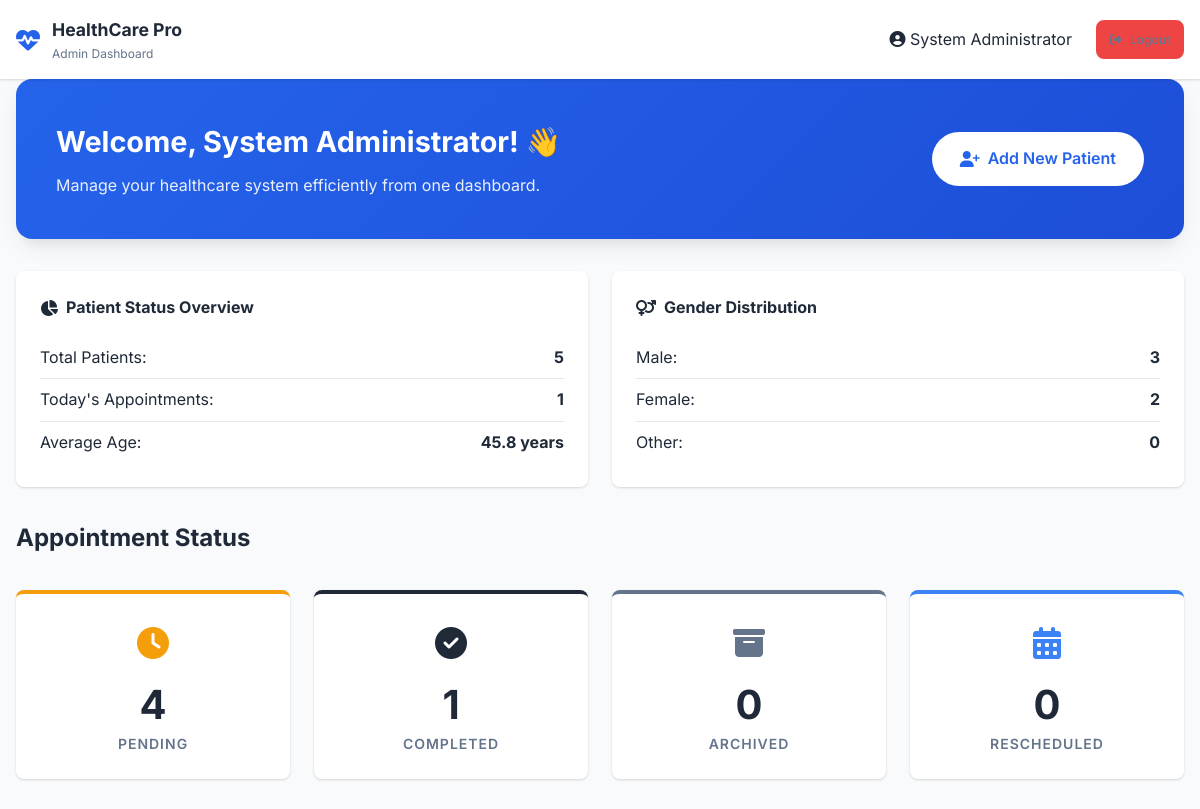
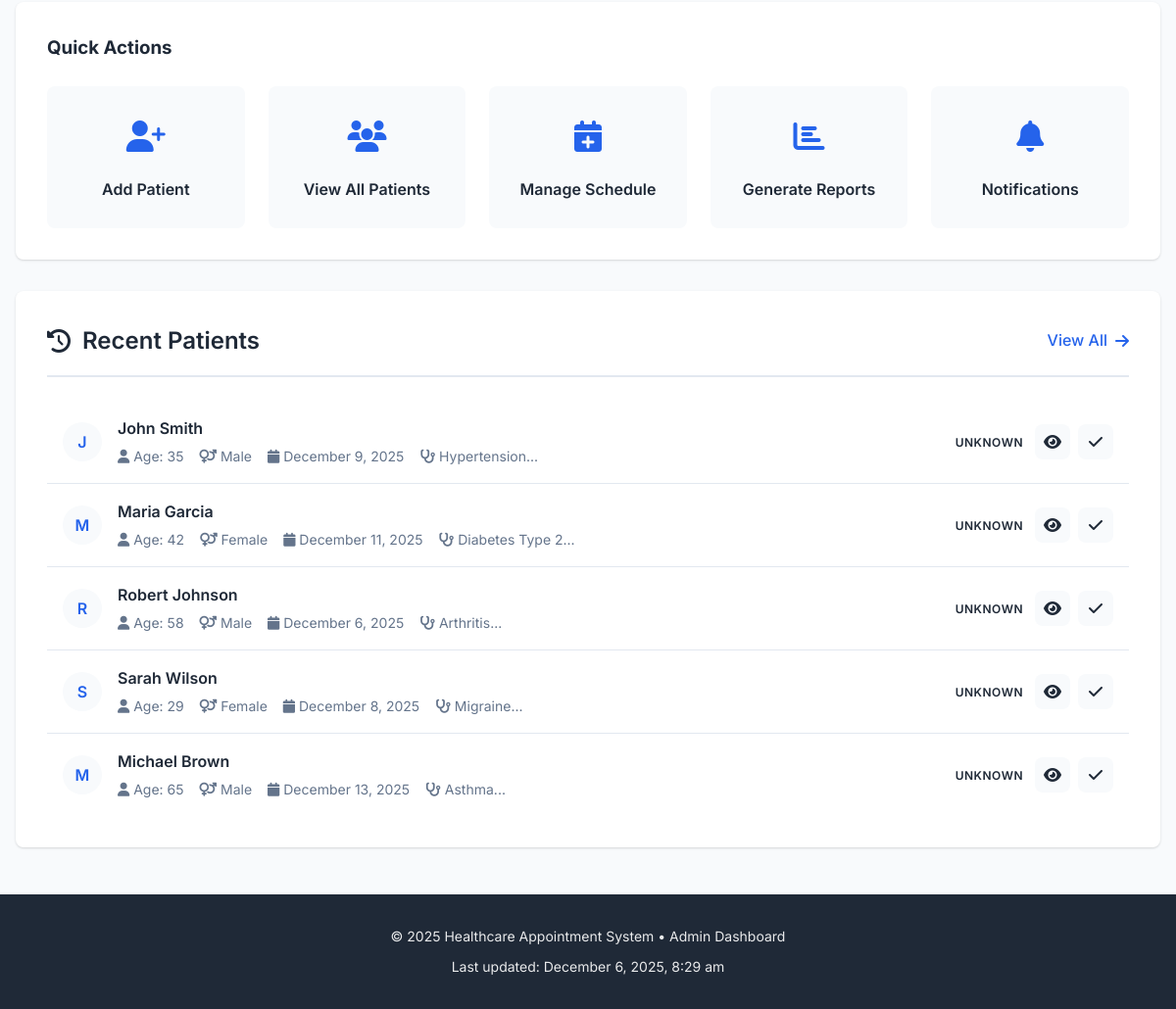
/dashboard.php (signed in), run on the app's committed database (2 pictures, top to bottom).
### tables this page shows
CREATE TABLE IF NOT EXISTS patients (
    id INT PRIMARY KEY AUTO_INCREMENT,
    full_name VARCHAR(100) NOT NULL,
    age INT NOT NULL,
    gender ENUM('Male', 'Female', 'Other', 'Prefer not to say') NOT NULL,
    phone_number VARCHAR(20) NOT NULL,
    appointment_date DATE NOT NULL,
    illness_diagnosis TEXT NOT NULL,
    symptoms TEXT,
    notes TEXT,
    status ENUM('Pending', 'Done', 'Archived', 'Rescheduled') DEFAULT 'Pending',
    created_at TIMESTAMP DEFAULT CURRENT_TIMESTAMP
);

### includes/auth.php (called while the page is built, shortened)
<?php
class Auth {
    public function isLoggedIn() {
        return isset($_SESSION['logged_in']) && $_SESSION['logged_in'] === true;
    }
    public function getAdminInfo() {
        if ($this->isLoggedIn()) {
            return [
                'id' => $_SESSION['admin_id'],
                'username' => $_SESSION['admin_username'],
                'name' => $_SESSION['admin_name']
            ];
        }
        return ['id' => 0, 'username' => 'Guest', 'name' => 'Guest'];
    }
}
?>

### dashboard.php (the view, shortened to what this page needs)
<?php
require_once 'includes/config.php';
require_once 'includes/auth.php';
require_once 'includes/functions.php';
$auth = new Auth($db);
$auth->requireLogin();
$adminInfo = $auth->getAdminInfo();
$adminName = htmlspecialchars($adminInfo['name']);
try {
    $query = "SELECT
        COUNT(*) as total_patients,
        SUM(CASE WHEN status = 'Pending' THEN 1 ELSE 0 END) as pending,
        SUM(CASE WHEN status = 'Done' THEN 1 ELSE 0 END) as done,
        SUM(CASE WHEN status = 'Archived' THEN 1 ELSE 0 END) as archived,
        SUM(CASE WHEN status = 'Rescheduled' THEN 1 ELSE 0 END) as rescheduled,
        SUM(CASE WHEN gender = 'Male' THEN 1 ELSE 0 END) as male,
        SUM(CASE WHEN gender = 'Female' THEN 1 ELSE 0 END) as female,
        AVG(age) as avg_age
        FROM patients";
    $stmt = $db->prepare($query);
    $stmt->execute();
    $stats = $stmt->fetch(PDO::FETCH_ASSOC);
    $recentQuery = "SELECT * FROM patients ORDER BY created_at DESC LIMIT 5";
    $recentStmt = $db->prepare($recentQuery);
    $recentStmt->execute();
    $recentPatients = $recentStmt->fetchAll(PDO::FETCH_ASSOC);
    $todayQuery = "SELECT COUNT(*) as today_appointments FROM patients WHERE DATE(appointment_date) = CURDATE()";
    $todayStmt = $db->prepare($todayQuery);
    $todayStmt->execute();
    $todayStats = $todayStmt->fetch(PDO::FETCH_ASSOC);
} catch(PDOException $e) {
    $error = "Database error: " . $e->getMessage();
    $stats = [
        'total_patients' => 0,
        'pending' => 0,
        'done' => 0,
        'archived' => 0,
        'rescheduled' => 0,
        'male' => 0,
        'female' => 0,
        'avg_age' => 0
    ];
    $recentPatients = [];
    $todayStats = ['today_appointments' => 0];
}
?>
<!DOCTYPE html>
<html lang="en">
<head>
    <link rel="stylesheet" href="https://cdnjs.cloudflare.com/ajax/libs/font-awesome/6.4.0/css/all.min.css">
    <link rel="stylesheet" href="assets/css/style.css">
</head>
<body class="dashboard-page">
    <div class="header">
        <div class="container">
            <nav class="navbar">
                <a href="index.php" class="logo">
                    <i class="fas fa-heartbeat"></i>
                    <div class="logo-text">
                        <span class="logo-main">HealthCare Pro</span>
                        <span class="logo-tagline">Admin Dashboard</span>
                    </div>
                </a>
                <div class="nav-links">
                    <div class="user-info">
                        <i class="fas fa-user-circle"></i>
                        <span><?php echo $adminName; ?></span>
                    </div>
                    <a href="logout.php" class="btn btn-danger btn-sm">
                        <i class="fas fa-sign-out-alt"></i> Logout
                    </a>
                </div>
            </nav>
        </div>
    </div>
    <div class="container">
        <div class="welcome-header fade-in">
            <div class="welcome-content">
                <h2>Welcome, <?php echo $adminName; ?>! 👋</h2>
                <p>Manage your healthcare system efficiently from one dashboard.</p>
            </div>
            <a href="register.php" class="main-action-button">
                <i class="fas fa-user-plus"></i> Add New Patient
            </a>
        </div>
        <div class="stats-summary fade-in">
            <div class="summary-card">
                <h4><i class="fas fa-chart-pie"></i> Patient Status Overview</h4>
                <ul class="summary-list">
                    <li>Total Patients: <strong><?php echo $stats['total_patients']; ?></strong></li>
                    <li>Today's Appointments: <strong><?php echo $todayStats['today_appointments']; ?></strong></li>
                    <li>Average Age: <strong><?php echo round($stats['avg_age'], 1); ?> years</strong></li>
                </ul>
            </div>
            <div class="summary-card">
                <h4><i class="fas fa-venus-mars"></i> Gender Distribution</h4>
                <ul class="summary-list">
                    <li>Male: <strong><?php echo $stats['male']; ?></strong></li>
                    <li>Female: <strong><?php echo $stats['female']; ?></strong></li>
                    <li>Other: <strong><?php echo $stats['total_patients'] - $stats['male'] - $stats['female']; ?></strong></li>
                </ul>
            </div>
        </div>
        <h2 class="mb-3">Appointment Status</h2>
        <div class="dashboard-stats">
            <div class="stat-card pending">
                <div class="stat-icon">
                    <i class="fas fa-clock"></i>
                </div>
                <div class="stat-value"><?php echo $stats['pending']; ?></div>
                <div class="stat-label">Pending</div>
            </div>
            <div class="stat-card done">
                <div class="stat-icon">
                    <i class="fas fa-check-circle"></i>
                </div>
                <div class="stat-value"><?php echo $stats['done']; ?></div>
                <div class="stat-label">Completed</div>
            </div>
            <div class="stat-card archived">
                <div class="stat-icon">
                    <i class="fas fa-archive"></i>
                </div>
                <div class="stat-value"><?php echo $stats['archived']; ?></div>
                <div class="stat-label">Archived</div>
            </div>
            <div class="stat-card rescheduled">
                <div class="stat-icon">
                    <i class="fas fa-calendar-alt"></i>
                </div>
                <div class="stat-value"><?php echo $stats['rescheduled']; ?></div>
                <div class="stat-label">Rescheduled</div>
            </div>
        </div>
        <div class="quick-actions fade-in">
            <h3 class="mb-3">Quick Actions</h3>
            <div class="actions-grid">
                <a href="register.php" class="action-item">
                    <div class="action-icon">
                        <i class="fas fa-user-plus"></i>
                    </div>
                    <h4>Add Patient</h4>
                </a>
                <a href="patients.php" class="action-item">
                    <div class="action-icon">
                        <i class="fas fa-users"></i>
                    </div>
                    <h4>View All Patients</h4>
                </a>
                <a href="#" class="action-item">
                    <div class="action-icon">
                        <i class="fas fa-calendar-plus"></i>
                    </div>
                    <h4>Manage Schedule</h4>
                </a>
                <a href="#" class="action-item">
                    <div class="action-icon">
                        <i class="fas fa-chart-bar"></i>
                    </div>
                    <h4>Generate Reports</h4>
                </a>
                <a href="#" class="action-item">
                    <div class="action-icon">
                        <i class="fas fa-bell"></i>
                    </div>
                    <h4>Notifications</h4>
                </a>
            </div>
        </div>
        <div class="recent-section fade-in">
            <div class="section-header">
                <h3 class="section-title">
                    <i class="fas fa-history"></i> Recent Patients
                </h3>
                <a href="patients.php" class="view-all">
                    View All <i class="fas fa-arrow-right"></i>
                </a>
            </div>
            <?php if (!empty($recentPatients)): ?>
                <div class="patient-list">
                    <?php foreach ($recentPatients as $patient): ?>
                    <div class="patient-row">
                        <div class="patient-avatar">
                            <?php echo strtoupper(substr($patient['full_name'], 0, 1)); ?>
                        </div>
                        <div class="patient-info">
                            <div class="patient-name"><?php echo htmlspecialchars($patient['full_name']); ?></div>
                            <div class="patient-details">
                                <span><i class="fas fa-user"></i> Age: <?php echo $patient['age']; ?></span>
                                <span><i class="fas fa-venus-mars"></i> <?php echo $patient['gender']; ?></span>
                                <span><i class="fas fa-calendar"></i> <?php echo formatDate($patient['appointment_date']); ?></span>
                                <span><i class="fas fa-stethoscope"></i> <?php echo htmlspecialchars(substr($patient['illness_diagnosis'], 0, 30)); ?>...</span>
                            </div>
                        </div>
                        <div class="patient-status">
                            <?php echo getStatusBadge($patient['status']); ?>
                        </div>
                        <div class="patient-actions">
                            <a href="patients.php?view=<?php echo $patient['id']; ?>" class="action-btn" title="View">
                                <i class="fas fa-eye"></i>
                            </a>
                            <a href="patients.php?update_status=true&id=<?php echo $patient['id']; ?>&status=Done" class="action-btn" title="Mark as Done">
                                <i class="fas fa-check"></i>
                            </a>
                        </div>
                    </div>
                    <?php endforeach; ?>
                </div>
            <?php endif; ?>
        </div>
    </div>
    <div class="footer">
        <div class="container">
            <p>© <?php echo date('Y'); ?> Healthcare Appointment System • Admin Dashboard</p>
            <p class="text-muted mt-1">Last updated: <?php echo date('F j, Y, g:i a'); ?></p>
        </div>
    </div>
</body>
</html>

### includes/functions.php (shortened to what this page needs)
<?php
function getStatusBadge($status) {
    $badges = [
        'Pending' => '<span class="badge badge-warning"><i class="fas fa-clock"></i> Pending</span>',
        'Done' => '<span class="badge badge-success"><i class="fas fa-check-circle"></i> Done</span>',
        'Archived' => '<span class="badge badge-secondary"><i class="fas fa-archive"></i> Archived</span>',
        'Rescheduled' => '<span class="badge badge-info"><i class="fas fa-calendar-alt"></i> Rescheduled</span>'
    ];
    return $badges[$status] ?? '<span class="badge badge-light">Unknown</span>';
}
function formatDate($date) {
    return date('F j, Y', strtotime($date));
}
?>

### assets/css/style.css (style rules this page uses)
:root { --primary: #2563eb; --primary-dark: #1d4ed8; --primary-light: #dbeafe; --secondary: #10b981; --secondary-dark: #059669; --danger: #ef4444; --warning: #f59e0b; --info: #3b82f6; --dark: #1f2937; --light: #f8fafc; --gray: #64748b; --gray-light: #e2e8f0; --gray-dark: #334155; --white: #ffffff; --shadow: 0 1px 3px 0 rgba(0, 0, 0, 0.1), 0 1px 2px 0 rgba(0, 0, 0, 0.06); --shadow-lg: 0 10px 25px -5px rgba(0, 0, 0, 0.1), 0 10px 10px -5px rgba(0, 0, 0, 0.04); --radius: 0.5rem; --radius-lg: 1rem; --transition: all 0.3s ease; }
* { margin: 0; padding: 0; box-sizing: border-box; }
body { font-family: 'Inter', -apple-system, BlinkMacSystemFont, 'Segoe UI', sans-serif; line-height: 1.6; color: var(--dark); background-color: var(--light); }
.container { width: 100%; max-width: 1200px; margin: 0 auto; padding: 0 1rem; }
.header { background: var(--white); box-shadow: var(--shadow); position: sticky; top: 0; z-index: 1000; }
.navbar { display: flex; justify-content: space-between; align-items: center; padding: 1rem 0; }
.logo { display: flex; align-items: center; gap: 0.75rem; text-decoration: none; color: var(--dark); font-weight: 700; font-size: 1.25rem; }
.logo i { color: var(--primary); font-size: 1.5rem; }
.logo-text { display: flex; flex-direction: column; }
.logo-main { font-size: 1.1rem; font-weight: 700; }
.logo-tagline { font-size: 0.75rem; color: var(--gray); font-weight: 400; }
.nav-links { display: flex; align-items: center; gap: 1.5rem; }
.nav-links a { text-decoration: none; color: var(--gray); font-weight: 500; transition: var(--transition); padding: 0.5rem 0.75rem; border-radius: var(--radius); }
.btn { display: inline-flex; align-items: center; justify-content: center; gap: 0.5rem; padding: 0.625rem 1.25rem; font-size: 0.875rem; font-weight: 600; text-decoration: none; border-radius: var(--radius); border: 2px solid transparent; cursor: pointer; transition: var(--transition); white-space: nowrap; }
.btn-danger { background: var(--danger); color: var(--white); border-color: var(--danger); }
.btn-sm { padding: 0.375rem 0.75rem; font-size: 0.75rem; }
.badge { display: inline-flex; align-items: center; gap: 0.375rem; padding: 0.25rem 0.75rem; font-size: 0.75rem; font-weight: 600; border-radius: 20px; text-transform: uppercase; letter-spacing: 0.5px; }
.footer { background: var(--dark); color: var(--white); padding: 2rem 0; margin-top: 3rem; text-align: center; }
.footer p { opacity: 0.9; font-size: 0.875rem; }
.text-muted { opacity: 0.7; }
.mt-1 { margin-top: 0.5rem; }
.mb-3 { margin-bottom: 1.5rem; }
.fade-in { animation: fadeIn 0.6s ease forwards; }

### data on the page
patients: full_name "J", full_name "John Smith", age "35", gender "Male", appointment_date "December 9, 2025", illness_diagnosis "Hypertension", status "UNKNOWN"
patients: full_name "M", full_name "Maria Garcia", age "42", gender "Female", appointment_date "December 11, 2025", illness_diagnosis "Diabetes Type 2", status "UNKNOWN"
patients: full_name "R", full_name "Robert Johnson", age "58", gender "Male", appointment_date "December 6, 2025", illness_diagnosis "Arthritis", status "UNKNOWN"
patients: full_name "S", full_name "Sarah Wilson", age "29", gender "Female", appointment_date "December 8, 2025", illness_diagnosis "Migraine", status "UNKNOWN"
patients: full_name "M", full_name "Michael Brown", age "65", gender "Male", appointment_date "December 13, 2025", illness_diagnosis "Asthma", status "UNKNOWN"

### other printed values
$adminName "System Administrator"
$stats['total_patients'] "5"
$todayStats['today_appointments'] "1"
$stats['avg_age'] "45.8"
$stats['male'] "3"
$stats['female'] "2"
$stats['total_patients'] - $stats['male'] - $stats['female'] "0"
$stats['pending'] "4"
$stats['done'] "1"
$stats['archived'] "0"
$stats['rescheduled'] "0"
